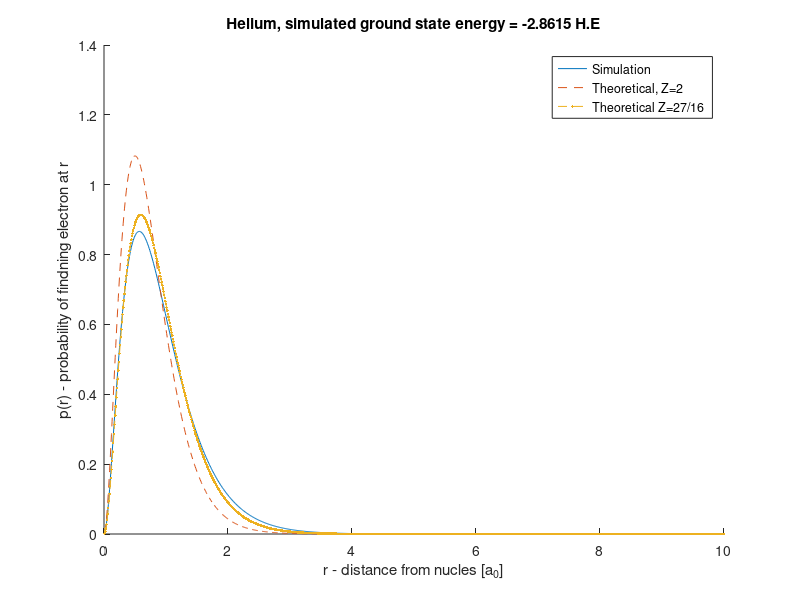

MATLAB code to generate this figure:
clc, clear all, close all;
% Parameters
nbrOfPoints = 1000;
rEnd = 10;
h = rEnd/nbrOfPoints; % grid spacing
r0 = h;
rValues = linspace(r0,rEnd,nbrOfPoints)';

% Make initial guess for wavefunction
f_init = @(r) exp(-r)/sqrt(pi);

f = f_init(rValues);

% Compute electron density
ns = f.^2;

% Initialize matrix
A = zeros(nbrOfPoints);
for i=2:nbrOfPoints-1 % Inner points
    A(i,i+1) = 1/(h^2);
    A(i,i-1) = 1/(h^2);
    A(i,i) = - 2/(h^2);
end

% Edges
A(1,1) = -2/(h^2);
A(1,2) = 1/(h^2);
A(end,end) = -2/(h^2);
A(end,end-1) = 1/(h^2);

% Boundary conditions
c = zeros(nbrOfPoints,1);
c(end) = - 1/(h^2);

energy = [0,10000];
threshold = 0.001;
i = 1;
% Self-consistency loop
while(abs(energy(end)-energy(end-1))>threshold)
    ns = f.^2;
    % Compute Hartree potential
    ns2 = ns.*rValues;
    U = A\(- 4*pi*ns2 + c);
    Vh = U./rValues;
    % Compute Hamiltonian
    potential = -2 * diag(1./rValues) + diag(Vh);
    H = -0.5*A + potential;
    [K,L] = eig(H);
    epsilon = L(1,1);
    % Normalize wavefunction
    norm = 1/sqrt(h);
    f = K(:,1) * norm * sign(K(1,1));
    f = f .* 1./(rValues * sqrt(4*pi));
    
    % Compute energy
    ns = f.^2;
    E = 2*epsilon - sum(4*pi*Vh.*rValues.^2 .* ns * h);
    
    energy = [energy, E];
    disp(['Iteration: ' num2str(i) ', E = ' num2str(E)]);
    i=i+1;
end
% Plot results
figure(1)
clf;
hold on;
plot(rValues,4*pi*rValues.^2 .*ns)
plot(rValues, 4*rValues.^2 * 8 .* exp(-4*rValues),'--')
plot(rValues, 4*rValues.^2 * (27/16)^3 .* exp(-2*(27/16)*rValues),'.--')
hold off;
legend('Simulation','Theoretical, Z=2','Theoretical Z=27/16')
xlabel('r - distance from nucles [a_0]')
ylabel('p(r) - probability of findning electron at r')
title(['Helium, simulated ground state energy = ' num2str(E) ' H.E'])